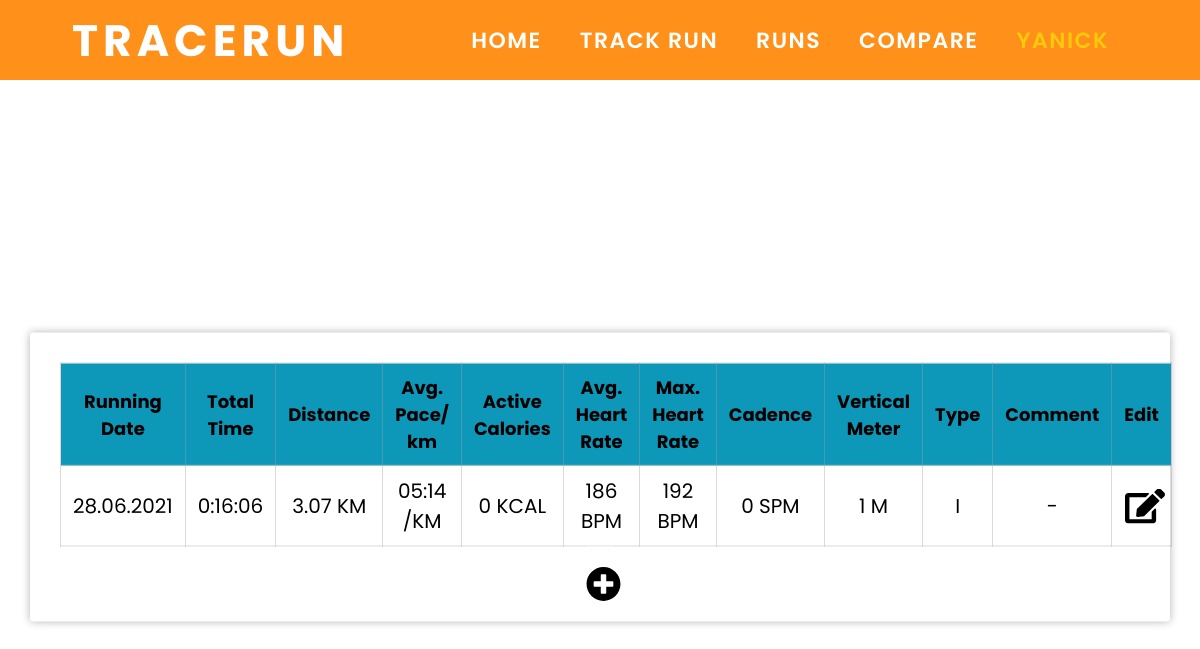
The app's page /view/run.php?run=144 (signed in) with its own data.
### tables this page shows
CREATE TABLE `trackrun` (
  `id` int(11) NOT NULL,
  `fk_user` int(11) NOT NULL,
  `running_date` date NOT NULL,
  `total_time` time DEFAULT NULL,
  `distance` float NOT NULL,
  `active_calories` int(11) NOT NULL DEFAULT 0,
  `avg_heart_rate` int(11) NOT NULL,
  `max_heart_rate` int(11) NOT NULL DEFAULT 0,
  `cadence` int(11) NOT NULL DEFAULT 0,
  `vertical_meters` int(15) NOT NULL DEFAULT 0,
  `type` varchar(1) NOT NULL,
  `comment` varchar(200) NOT NULL,
  `int_active` int(11) NOT NULL,
  `int_pause` int(11) NOT NULL
);

### controller/CONrun.php (the view, shortened to what this page needs)
<?php
function GetRun() {
    include "../model/include.php";
    $makeHidden = False;
    $stmt = $mysql->prepare("SELECT running_date, total_time, distance, active_calories, avg_heart_rate, max_heart_rate, cadence, vertical_meters, type, comment FROM trackrun WHERE id=(?)");
    $stmt->bind_param("i", $_GET["run"]);
    $stmt->execute();
    $stmt->bind_result($runningdateSQL, $totaltimeSQL, $distance, $activecalories, $avgheartrate, $maxheartrate, $cadence, $vertiaclmeters, $type, $comment);
    $id_run = $_GET["run"];
    if($stmt->fetch()){
        $runningdate = date("d.m.Y",strtotime($runningdateSQL));
        $totaltime = date("G:i:s", strtotime($totaltimeSQL));
        list($h, $m, $s) = explode(":", $totaltime);
        $m += $h * 60;
        $s += $m * 60;
        $space = $s/$distance;
        $mins = floor($space / 60 % 60);
        $secs = floor($space % 60);
        $avgpace  = sprintf('%02d:%02d', $mins, $secs);
        if(empty($comment)){
            $comment = "-";
        }
        echo "<table class='table-run'>";
            echo "<thead>";
                echo "<tr>";
                    echo "<th>Running Date</th>";
                    echo "<th>Total Time</th>";
                    echo "<th>Distance</th>";
                    echo "<th>Avg. Pace/ km</th>";
                    echo "<th>Active Calories</th>";
                    echo "<th>Avg. Heart Rate</th>";
                    echo "<th>Max. Heart Rate</th>";
                    echo "<th>Cadence</th>";
                    echo "<th>Vertical Meter</th>";
                    echo "<th>Type</th>";
                    echo "<th>Comment</th>";
                    echo "<th>Edit</th>";
                echo "</tr>";
            echo "</thead>";
            echo "<tbody>";
                echo "<tr>";
                    echo "<td data-label='Running Date'>$runningdate</td>";
                    echo "<td data-label='Total Time'>$totaltime</td>";
                    echo "<td data-label='Distance'>$distance KM</td>";
                    echo "<td data-label='Avg. Pace/ km'>$avgpace /KM</td>";
                    echo "<td data-label='Active Calories'>$activecalories KCAL</td>";
                    echo "<td data-label='Avg. Heart Rate'>$avgheartrate BPM</td>";
                    echo "<td data-label='Max. Heart Rate'>$maxheartrate BPM</td>";
                    echo "<td data-label='Cadence'>$cadence SPM</td>";
                    echo "<td data-label='Vertical Meter'>$vertiaclmeters M</td>";
                    echo "<td data-label='Type'>$type</td>";
                    echo "<td data-label='Comment'>$comment</td>";
                    echo "<td data-label='Edit'>";
                        echo "<form method='POST'>";
                            echo "<button class='btnEdit' name='btnEdit' value='$id_run'><img class='icon-run' src='../view/picture/editicon_run.svg'></button>";
                        echo "</form>";
                    echo "</td>";
                echo "</tr>";
            echo "</tbody>";
        echo "</table>";
    }
    echo "<form method='POST'>";
    if(!$makeHidden){
        echo "<button class='btnAdd' name='btnAdd'><img class='icon-run add-run' src='picture/plusicon_run.svg'></button>";
    }
    echo "</form>";
}
?>

### view/run.php (shortened to what this page needs)
<?php
include "../controller/CONrun.php";
include "headerLoad.php";
?>
<html lang="en">
<head>
    <link rel="stylesheet" href="css/style.css">
    <link rel="stylesheet" href="https://cdnjs.cloudflare.com/ajax/libs/font-awesome/4.7.0/css/font-awesome.min.css">
</head>
<body>
    <?php LoadHeader(); ?>
            <div class="div container-run container-run-override">
                <?=GetRun();
                ?>
            </div>
</body>
</html>

### view/headerLoad.php
<?php
function LoadHeader(){
    echo "<div class='header'>
        <input type='checkbox' id='check'>
            <label for='check' class='checkbtn'>
                <i class='fa fa-bars'></i>
            </label>
            <h1 class='logo'>TraceRun</h1>
            <ul class='nav-links'>
                <li><a href='index.php'>Home</a></li>
                <li><a href='trackrun.php'>Track Run</a></li>
                <li><a href='runs.php'>Runs</a></li>
                <li><a href='comparerunsselect.php'>Compare</a></li>";
                if(empty($_SESSION["username"])){
                    echo "<li><a href='signin.php'>Login</a></li>";
                } else {
                    echo "<li><a class='userlogin' href='../controller/CONsignout.php'>".$_SESSION["username"]."</a></li>";
                }
            echo "</ul>
    </div>";
}
?>

### view/css/style.css (style rules this page uses)
:root { --orange: rgba(255, 132, 0, 0.9); --orange2: rgba(255, 132, 0, 0.3); --yellow: rgba(255, 200, 13, 1); --lightthiele: rgba(13, 152, 186, 0.9); --lightthiele2: rgba(13, 152, 186, 0.3); --thiel: #0D98BA; --white: rgb(255, 255, 255); --gray: rgba(161, 161, 161, 0.4); --red: red; --green: green; }
* { padding: 0; margin: 0; box-sizing: border-box; text-decoration: none; list-style: none; -webkit-appearance:none; }
body { font-family: 'Poppins', sans-serif; font-size: 22px; }
.div { margin: auto; }
.icon-run { height: 50px; }
.icon-run { height: 35px; margin-right: -7px; }
.nav-links li .userlogin { color: var(--yellow); }
.header { text-transform: uppercase; padding-left: 6%; padding-right: 6%; display: flex; justify-content: space-between; align-items: center; background-color: var(--orange); height: 80px; }
.logo { letter-spacing: 5px; color: var(--white); }
.nav-links { display: flex; justify-content: space-around; width: 45%; font-weight: 600; letter-spacing: 1.5px; z-index: 10; }
.nav-links a { color: var(--white); }
.container-login, .container-trackrun, .container-run, .container-compareruns-select, .container-compareruns, .div-home-welcome { position: absolute; top: 45%; left: 50%; transform: translate(-50%, -50%); width: 410px; padding: 30px; box-shadow: 0 0 8px rgba(0, 0, 0, 0.3); border-radius: 3px; background-color: var(--white); }
.btnDel, .btnEdit, .btnAdd { margin-bottom: -30px; margin: auto; cursor: pointer; border: 0; background-color: white; }
.btnEdit { margin-bottom: 0; }
.container-run { width: 70%; text-align: center; }
.add-run { margin-top: 20px; margin-bottom: -10px; }
.table-run { border-collapse: collapse; table-layout: fixed; width: auto; min-width: 100%; }
.table-run td { font-size: 20px; }
.table-run th { font-size: 18px; }
.table-run td, .table-run th { padding: 10px 12px; border: 1px solid var(--gray); text-align: center; }
.table-run th { background-color: var(--thiel); }
@media screen and (max-width: 1920px) { .nav-links { width: 54%; } }
@media screen and (max-width: 1920px) { .container-run { width: 80%; } }
@media screen and (max-width: 1400px) { .nav-links { width: 64%; } }
@media screen and (max-width: 1400px) { .container-run { width: 95%; } }

### records on screen
trackrun: running_date "28.06.2021", total_time "0:16:06", distance "3.07", distance "05:14", active_calories "0", avg_heart_rate "186", max_heart_rate "192", cadence "0", vertical_meters "1", type "I"

### other values on screen
$_SESSION["username"] "YANICK"
$comment "-"
